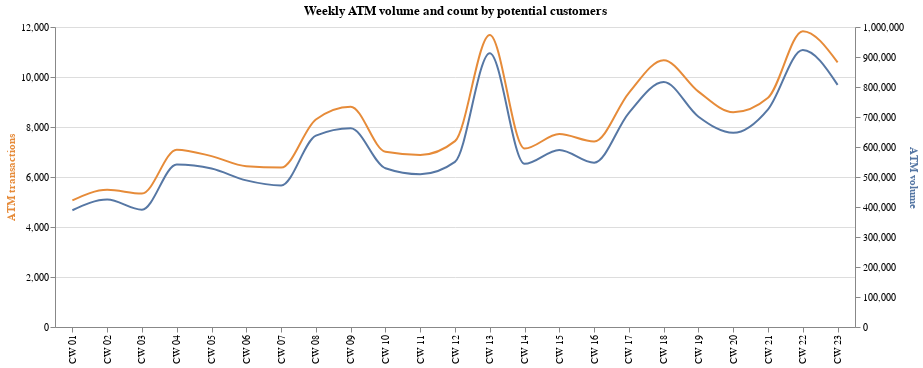

Source (notebook cell):
### Markdown cell above
It can be seen that the number of customers is increasing since the beginning of the year. Recently there has been around 50k transactions weekly. These are made by around 18k distinct customers (not displayed on chart).

<b style="color:#D4605B">Most of the customers</b> don't make purchases over 20 EUR, so they would not really be eligible for PWCB unless deliberately purchase more. Purchases under 20 EUR make up around 60% of transactions. There's also <b style="color:#5677A4">a small part of customers</b> who used ATM for over 200 EUR. That's usually around 10% of customers.

<b style="color:#E68B39">True potential customers</b> who made over 20 EUR purchases and used ATM under 200 EUR make up just a bit under 30% of the total. <i><b>That is around 5000 distinct customers weekly who make around 9000 visits to PWCB merchants.</b></i>

### Code cell
base = alt.Chart(pot_cst_volume).encode(
    alt.X("pwcb_merchant_visit:O", axis=alt.Axis(title=None))
)

line1 = base.mark_line(stroke="#5677A4", interpolate="monotone").encode(
    alt.Y("sum", axis=alt.Axis(title="ATM volume", titleColor="#5677A4"))
)

line2 = base.mark_line(stroke="#E68B39", interpolate="monotone").encode(
    alt.Y(
        "atm_transactions",
        axis=alt.Axis(title="ATM transactions", titleColor="#E68B39"),
    )
)

alt.layer(line2, line1).resolve_scale(y="independent").properties(
    width=800, height=300, title="Weekly ATM volume and count by potential customers"
)

### Figure 1 — Vega-Lite specification as saved in the notebook (floating-point values rounded to 4 significant figures)
{"config": {"view": {"continuousWidth": 400, "continuousHeight": 300}}, "layer": [{"mark": {"type": "line", "interpolate": "monotone", "stroke": "#E68B39"}, "encoding": {"x": {"type": "ordinal", "axis": {"title": null}, "field": "pwcb_merchant_visit"}, "y": {"type": "quantitative", "axis": {"title": "ATM transactions", "titleColor": "#E68B39"}, "field": "atm_transactions"}}}, {"mark": {"type": "line", "interpolate": "monotone", "stroke": "#5677A4"}, "encoding": {"x": {"type": "ordinal", "axis": {"title": null}, "field": "pwcb_merchant_visit"}, "y": {"type": "quantitative", "axis": {"title": "ATM volume", "titleColor": "#5677A4"}, "field": "sum"}}}], "data": {"name": "data-d3ac4670d01d825de61f7fc4faced496"}, "height": 300, "resolve": {"scale": {"y": "independent"}}, "title": "Weekly ATM volume and count by potential customers", "width": 800, "$schema": "https://vega.github.io/schema/vega-lite/v4.8.1.json", "datasets": {"data-d3ac4670d01d825de61f7fc4faced496": [{"pwcb_merchant_visit": "CW 07", "sum": 471700.0, "atm_transactions": 6376}, {"pwcb_merchant_visit": "CW 01", "sum": 389300.0, "atm_transactions": 5063}, {"pwcb_merchant_visit": "CW 06", "sum": 488700.0, "atm_transactions": 6431}, {"pwcb_merchant_visit": "CW 23", "sum": 807200.0, "atm_transactions": 10585}, {"pwcb_merchant_visit": "CW 05", "sum": 528100.0, "atm_transactions": 6835}, {"pwcb_merchant_visit": "CW 12", "sum": 550500.0, "atm_transactions": 7436}, {"pwcb_merchant_visit": "CW 15", "sum": 590400.0, "atm_transactions": 7718}, {"pwcb_merchant_visit": "CW 09", "sum": 662600.0, "atm_transactions": 8811}, {"pwcb_merchant_visit": "CW 16", "sum": 547900.0, "atm_transactions": 7418}, {"pwcb_merchant_visit": "CW 02", "sum": 424800.0, "atm_transactions": 5489}, {"pwcb_merchant_visit": "CW 10", "sum": 529300.0, "atm_transactions": 7007}, {"pwcb_merchant_visit": "CW 18", "sum": 816600.0, "atm_transactions": 10671}, {"pwcb_merchant_visit": "CW 21", "sum": 725600.0, "atm_transactions": 9171}, {"pwcb_merchant_visit": "CW 11", "sum": 509300.0, "atm_transactions": 6883}, {"pwcb_merchant_visit": "CW 17", "sum": 714000.0, "atm_transactions": 9368}, {"pwcb_merchant_visit": "CW 19", "sum": 701100.0, "atm_transactions": 9415}, {"pwcb_merchant_visit": "CW 03", "sum": 391100.0, "atm_transactions": 5337}, {"pwcb_merchant_visit": "CW 14", "sum": 544100.0, "atm_transactions": 7140}, {"pwcb_merchant_visit": "CW 13", "sum": 912500.0, "atm_transactions": 11683}, {"pwcb_merchant_visit": "CW 04", "sum": 541500.0, "atm_transactions": 7094}, {"pwcb_merchant_visit": "CW 20", "sum": 647100.0, "atm_transactions": 8590}, {"pwcb_merchant_visit": "CW 08", "sum": 637800.0, "atm_transactions": 8300}, {"pwcb_merchant_visit": "CW 22", "sum": 923300.0, "atm_transactions": 11834}]}}
